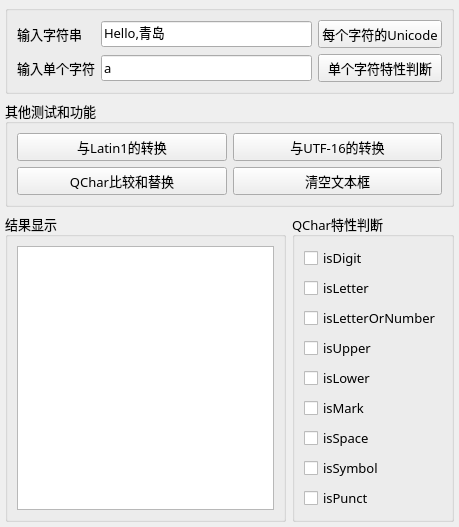
<?xml version="1.0" encoding="UTF-8"?>
<ui version="4.0">
 <class>Widget</class>
 <widget class="QWidget" name="Widget">
  <property name="geometry">
   <rect>
    <x>0</x>
    <y>0</y>
    <width>459</width>
    <height>465</height>
   </rect>
  </property>
  <property name="font">
   <font>
    <family>宋体</family>
    <pointsize>10</pointsize>
   </font>
  </property>
  <property name="windowTitle">
   <string>QChar常用功能</string>
  </property>
  <layout class="QVBoxLayout" name="verticalLayout_3">
   <property name="leftMargin">
    <number>5</number>
   </property>
   <property name="topMargin">
    <number>5</number>
   </property>
   <property name="rightMargin">
    <number>5</number>
   </property>
   <property name="bottomMargin">
    <number>5</number>
   </property>
   <item>
    <widget class="QGroupBox" name="groupBox">
     <property name="title">
      <string/>
     </property>
     <layout class="QGridLayout" name="gridLayout">
      <item row="1" column="2">
       <widget class="QPushButton" name="btnCharJudge">
        <property name="text">
         <string>单个字符特性判断</string>
        </property>
       </widget>
      </item>
      <item row="1" column="0">
       <widget class="QLabel" name="label_2">
        <property name="text">
         <string>输入单个字符</string>
        </property>
       </widget>
      </item>
      <item row="0" column="1">
       <widget class="QLineEdit" name="editStr">
        <property name="text">
         <string>Hello,青岛</string>
        </property>
       </widget>
      </item>
      <item row="0" column="0">
       <widget class="QLabel" name="label">
        <property name="text">
         <string>输入字符串</string>
        </property>
       </widget>
      </item>
      <item row="1" column="1">
       <widget class="QLineEdit" name="editChar">
        <property name="text">
         <string>a</string>
        </property>
       </widget>
      </item>
      <item row="0" column="2">
       <widget class="QPushButton" name="btnGetChars">
        <property name="text">
         <string>每个字符的Unicode</string>
        </property>
       </widget>
      </item>
     </layout>
    </widget>
   </item>
   <item>
    <widget class="QGroupBox" name="groupBox_3">
     <property name="title">
      <string>其他测试和功能</string>
     </property>
     <layout class="QGridLayout" name="gridLayout_2">
      <item row="0" column="0">
       <widget class="QPushButton" name="btnConvLatin1">
        <property name="text">
         <string>与Latin1的转换</string>
        </property>
       </widget>
      </item>
      <item row="0" column="1">
       <widget class="QPushButton" name="btnConvUTF16">
        <property name="text">
         <string>与UTF-16的转换</string>
        </property>
       </widget>
      </item>
      <item row="1" column="0">
       <widget class="QPushButton" name="btnCompare">
        <property name="text">
         <string>QChar比较和替换</string>
        </property>
       </widget>
      </item>
      <item row="1" column="1">
       <widget class="QPushButton" name="btnClear">
        <property name="text">
         <string>清空文本框</string>
        </property>
       </widget>
      </item>
     </layout>
    </widget>
   </item>
   <item>
    <layout class="QHBoxLayout" name="horizontalLayout">
     <item>
      <widget class="QGroupBox" name="groupBox_2">
       <property name="title">
        <string>结果显示</string>
       </property>
       <layout class="QVBoxLayout" name="verticalLayout">
        <item>
         <widget class="QPlainTextEdit" name="plainTextEdit"/>
        </item>
       </layout>
      </widget>
     </item>
     <item>
      <widget class="QGroupBox" name="groupBox_4">
       <property name="title">
        <string>QChar特性判断</string>
       </property>
       <layout class="QVBoxLayout" name="verticalLayout_2">
        <item>
         <widget class="QCheckBox" name="chkDigit">
          <property name="text">
           <string>isDigit</string>
          </property>
         </widget>
        </item>
        <item>
         <widget class="QCheckBox" name="chkLetter">
          <property name="text">
           <string>isLetter</string>
          </property>
         </widget>
        </item>
        <item>
         <widget class="QCheckBox" name="chkLetterOrNumber">
          <property name="text">
           <string>isLetterOrNumber</string>
          </property>
         </widget>
        </item>
        <item>
         <widget class="QCheckBox" name="chkUpper">
          <property name="text">
           <string>isUpper</string>
          </property>
         </widget>
        </item>
        <item>
         <widget class="QCheckBox" name="chkLower">
          <property name="text">
           <string>isLower</string>
          </property>
         </widget>
        </item>
        <item>
         <widget class="QCheckBox" name="chkMark">
          <property name="text">
           <string>isMark</string>
          </property>
         </widget>
        </item>
        <item>
         <widget class="QCheckBox" name="chkSpace">
          <property name="text">
           <string>isSpace</string>
          </property>
         </widget>
        </item>
        <item>
         <widget class="QCheckBox" name="chkSymbol">
          <property name="text">
           <string>isSymbol</string>
          </property>
         </widget>
        </item>
        <item>
         <widget class="QCheckBox" name="chkPunct">
          <property name="text">
           <string>isPunct</string>
          </property>
         </widget>
        </item>
       </layout>
      </widget>
     </item>
    </layout>
   </item>
  </layout>
 </widget>
 <resources/>
 <connections/>
</ui>
